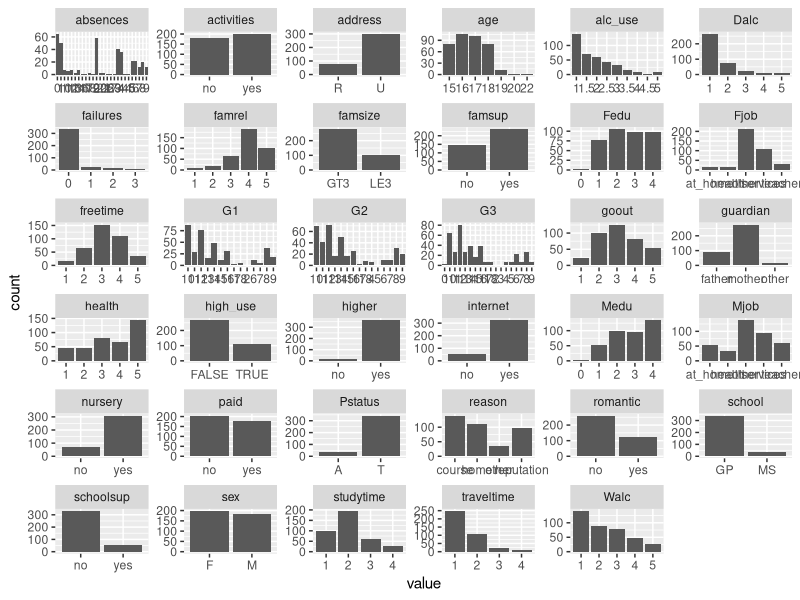
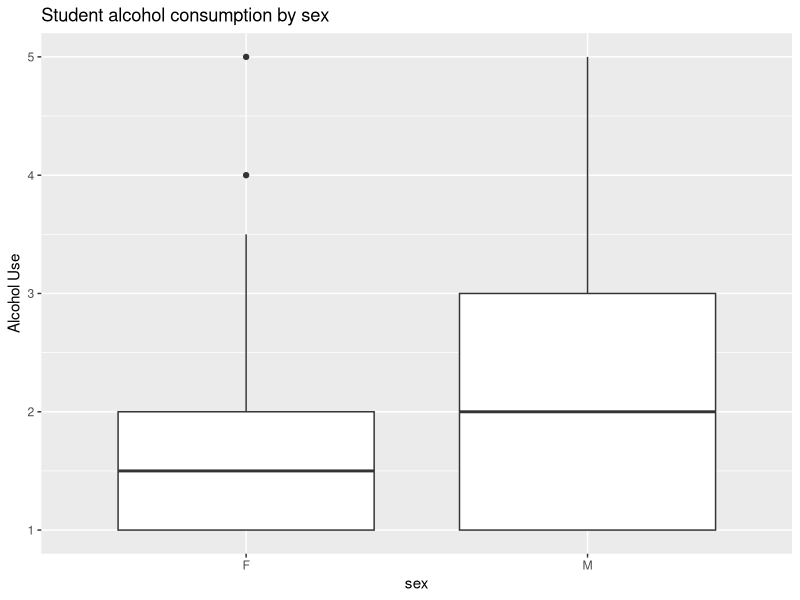
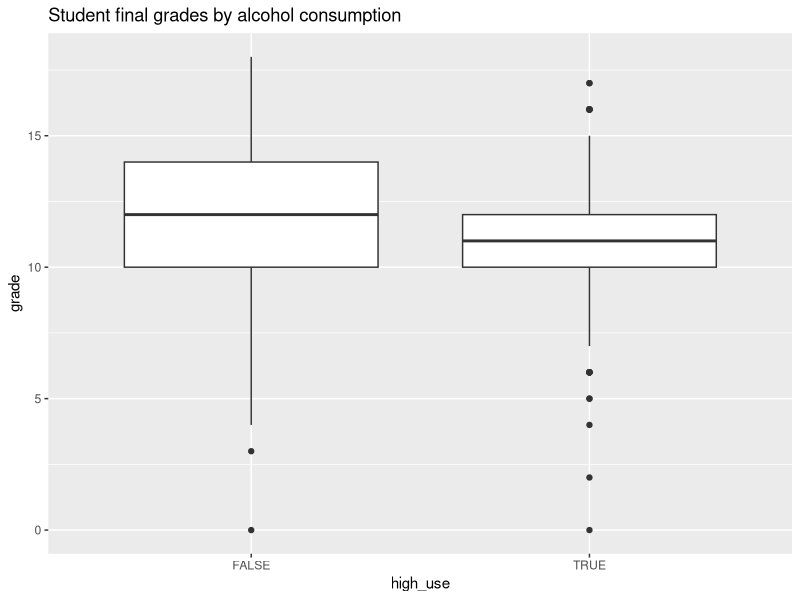
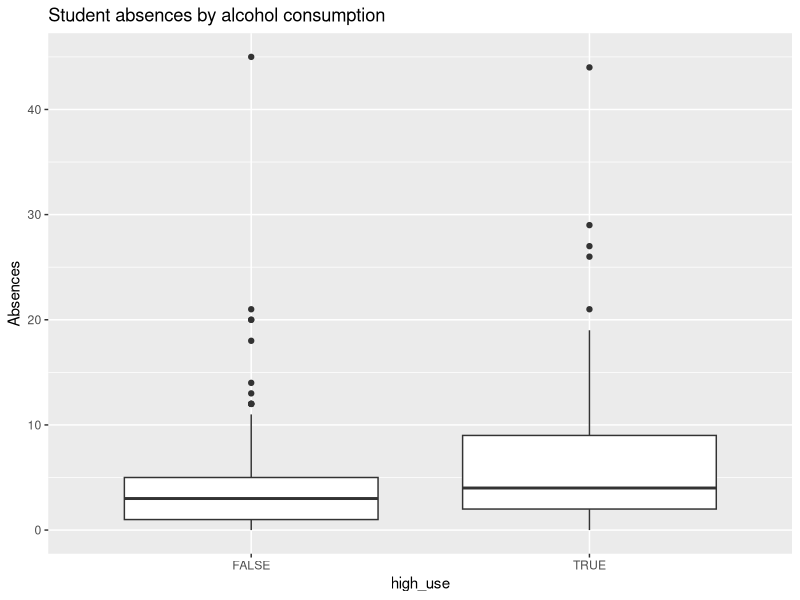
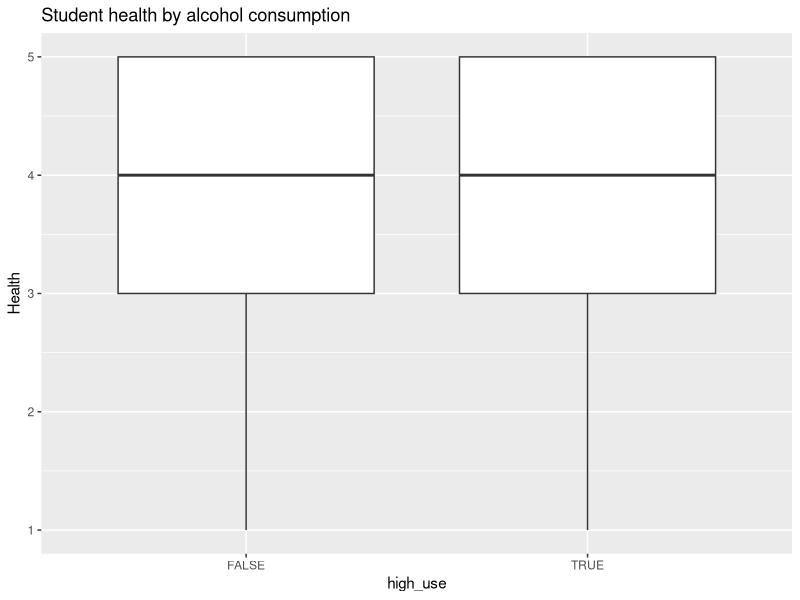
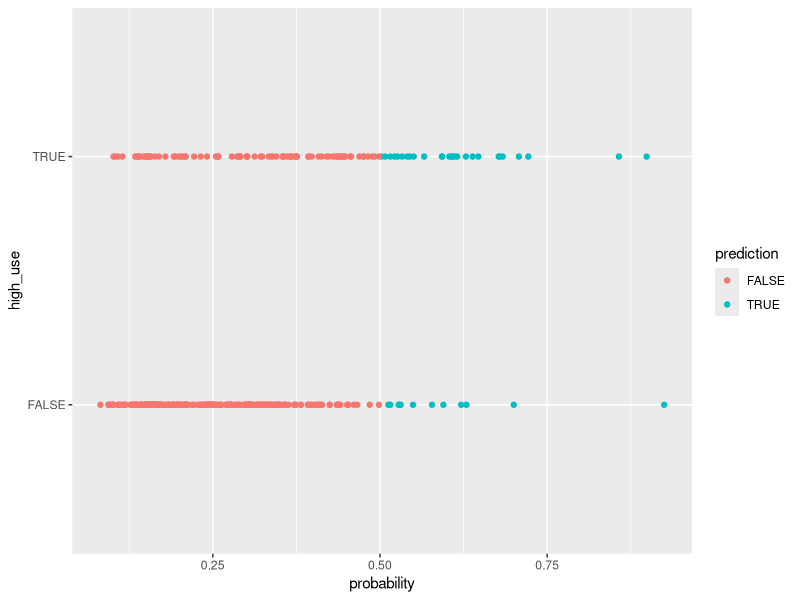

Here is the R script that generated these plots, in order:
## ---- chunk 1

alc = read.table("data/alcohol-joined.csv", sep = ";", header = TRUE)
colnames(alc)

## ---- chunk 2
# access the tidyverse libraries tidyr, dplyr, ggplot2
library(tidyverse);
# draw a bar plot of each variable
gather(alc) %>% ggplot(aes(value)) + facet_wrap("key", scales = "free") + geom_bar()

## ---- chunk 3

# produce summary statistics by sex and mean alcohol use
alc %>% group_by(sex) %>% summarise(count = n(), mean_alcuse = mean(alc_use)) 

# initialise a plot of sex and alc_use
g1 <- ggplot(alc, aes(x = sex, y = alc_use))

# define the plot as a boxplot and draw it
g1 + geom_boxplot() + ylab("Alcohol Use") + ggtitle("Student alcohol consumption by sex")

# produce summary statistics by high_use and mean final grade
alc %>% group_by(high_use) %>% summarise(mean_grade = mean(G3)) 

# initialize a plot of high_use and G3
g2 <- ggplot(alc, aes(x = high_use, y = G3))

# define the plot as a boxplot and draw it
g2 + geom_boxplot() + ylab("grade") + ggtitle("Student final grades by alcohol consumption")

# produce summary statistics by high_use and mean absences
alc %>% group_by(high_use) %>% summarise(mean_abs = mean(absences)) 

# initialise a plot of high_use and absences
g3 <- ggplot(alc, aes(x = high_use, y = absences))

# define the plot as a boxplot and draw it
g3 + geom_boxplot() + ylab("Absences") + ggtitle("Student absences by alcohol consumption")

# produce summary statistics by high_use and health
alc %>% group_by(high_use) %>% summarise(mean_health = mean(health)) 

# initialise a plot of high_use and health
g4 <- ggplot(alc, aes(x = high_use, y = health))

# define the plot as a boxplot and draw it
g4 + geom_boxplot() + ylab("Health") + ggtitle("Student health by alcohol consumption")

## ---- chunk 4
# find the model with glm()
m <- glm(high_use ~ G3 + absences + health + sex, data = alc, family = "binomial")
## ---- chunk 5
# print out a summary of the model
summary(m)
## ---- chunk 6

# compute odds ratios (OR)
OR <- coef(m) %>% exp

# compute confidence intervals (CI)
CI = exp(confint(m))

# print out the odds ratios with their confidence intervals
cbind(OR, CI)

## ---- chunk 7

# predict the probability of high alcohol use
probabilities <- predict(m, type = "response")

# add the predicted probabilities to 'alc'
alc <- mutate(alc, probability = probabilities)

# use probabilities to predict high alcohol use
alc <- mutate(alc, prediction = probability > 0.5)

# tabulate target variable vs predictions
table(high_use = alc$high_use, prediction = alc$prediction)

# initialize a plot of high_use vs. probability
g <- ggplot(alc, aes(x = probability, y = high_use, col=prediction))

# define the geom as points and draw the plot
g + geom_point()

## ---- chunk 8

# define a loss function (mean prediction error)
loss_func <- function(class, prob) {
  n_wrong <- abs(class - prob) > 0.5
  mean(n_wrong)
}

# call loss_func to compute the average number of wrong predictions in the (training) data
loss_func(class = alc$high_use, prob = alc$probability)

## ---- chunk 9

# K-fold cross-validation
library(boot)
cv <- cv.glm(data = alc, cost = loss_func, glmfit = m, K = 10)

# average number of wrong predictions in the cross validation
cv$delta[1]

## ---- chunk 10

# find the model with glm
m2 <- glm(high_use ~ goout + absences + health + sex, data = alc, family = "binomial")

# K-fold cross-validation
cv <- cv.glm(data = alc, cost = loss_func, glmfit = m2, K = 10)

# average number of wrong predictions in the cross validation
cv$delta[1]

